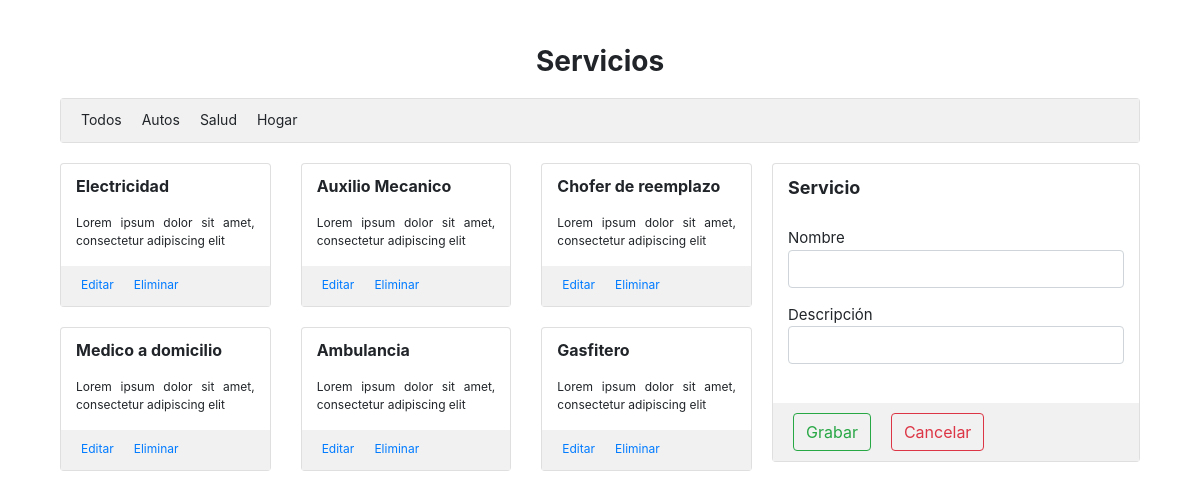
The page / on the database its author committed.
### tables this page shows
CREATE TABLE `types` (
  `id` int(11) NOT NULL,
  `code` varchar(50) NOT NULL,
  `name` char(255) NOT NULL,
  `created_by` int(11) NOT NULL,
  `created_at` timestamp NULL DEFAULT NULL,
  `updated_by` int(11) DEFAULT NULL,
  `updated_at` timestamp NULL DEFAULT NULL,
  `status` int(1) DEFAULT NULL
);

CREATE TABLE `services` (
  `id` int(11) NOT NULL,
  `code` varchar(50) NOT NULL,
  `name` char(255) NOT NULL,
  `description` text,
  `type_id` int(11) NOT NULL,
  `created_by` int(11) NOT NULL,
  `created_at` timestamp NULL DEFAULT NULL,
  `updated_by` int(11) DEFAULT NULL,
  `updated_at` timestamp NULL DEFAULT NULL,
  `status` int(1) DEFAULT NULL
);

### application/controllers/Services.php (called while the page is built, shortened)
<?php
class Services extends CI_Controller {
	public function __construct()
	{
		$this->load->model('Services_model');
	}
	public function index($tag = 0)
	{
		$data['allservices'] = $this->Services_model->get_services($tag);
		$data['alltag'] = $this->Services_model->get_types();
		$data['tag'] = $tag;
		$this->load->view('view_services',$data);
	}
}

### index.php (called while the page is built, shortened)
<?php
require_once BASEPATH.'core/CodeIgniter.php';

### application/models/Services_model.php (called while the page is built, shortened)
<?php if ( ! defined('BASEPATH')) exit('No direct script access allowed');
class Services_model extends CI_Model {
	public function get_services($tag)
	{
	    $this->db->select('*');
	    $query = $this->db->get('services');
	    return $query->result();
	}
	public function get_types()
	{
	    $this->db->select('*');
	    $query = $this->db->get('types');
	    return $query->result();
	}
}

### application/views/view_services.php (the view, shortened to what this page needs)
?><!DOCTYPE html>
<html lang="en">
<head>
	<link rel="stylesheet" href="<?php echo base_url() ?>assets/css/bootstrap.css">
</head>
<body>
	<main role="main">
	    <div class="container">
	    	<div class="col-lg-12 col-md-12 col-sm-12">
	        	<div class="row">
	            	<div class="col-lg-12 col-md-12 col-sm-12" style="margin-top: 40px">
						<center><a style="font-size: 28px;"><p><strong>Servicios</strong></p></a></center>
						<div class="card" style="margin-bottom: 20px;">
							<div class="column" style="background-color:#f1f1f1;">
								<table>
									<tr>
											<td>
												<a style="font-size: 14px;" onclick="setTag(0)" id="tag_0"><p class="tag">Todos</p></a>
											</td>
										<?php foreach ($alltag as $row) : ?>
											<td>
												<a style="font-size: 14px;" onclick="setTag(<?php echo $row->id; ?>)" id="tag_<?php echo $row->id; ?>"><p class="tag"><?php echo $row->name; ?></p></a>
											</td>
										<?php endforeach; ?>
									</tr>
								</table>
							</div>
						</div>
						<table class="rigth">
							<tr>
								<td width="65%" style="padding-left: 0px;">
									<div id="product_cards">
										<div class="row">
											<?php foreach ($allservices as $row) : ?>
												<div class="col-lg-4 col-md-12 col-sm-12" id="service-card">
													<div class="card" style="margin-bottom: 20px;">
														<div class="card-service">
															<a style="font-size: 16px;"><p><strong><?php echo $row->name; ?></strong></p></a>
														</div>
														<div class="card-descript">
															<a style="font-size: 12px;"><p><?php echo $row->description; ?></p></a>
														</div>
														<div class="column" style="background-color:#f1f1f1;">
															<table>
																<tr>
																	<td>
																		<a style="font-size: 12px;" href="#" onclick="sEdit(<?php echo $row->id; ?>)"><p class="card-title">Editar</p></a>
																	</td>
																	<td>
																		<a style="font-size: 12px;" href="#" onclick="sDelete(<?php echo $row->id; ?>)"><p class="card-title">Eliminar</p></a>
																	</td>
																</tr>
															</table>
														</div>
													</div>
												</div>
											<?php endforeach; ?>
											</div>
										</div>
									</div>
								<td width="35%" style="padding-right: 0px;">
									<div class="card" style="margin-bottom: 20px;">
										<div class="card-service">
											<a style="font-size: 18px;"><p><strong>Servicio</strong></p></a>
										</div>
										<div class="card-service">
												<div class="form-group">
													Nombre
													<input type="text" name="name" id="name" class="form-control">
												</div>
												<div class="form-group">
													Descripción
													<input type="text" name="descript" id="descript" class="form-control">
												</div>
										</div>
										<br>
										<div class="column-btn" style="background-color:#f1f1f1;">
											<table>
												<tr>
													<td>
														<button type="button" id="save" class="btn btn-outline-success">Grabar</button>
													</td>
													<td>
														<button type="button" id="cancel" class="btn btn-outline-danger">Cancelar</button>
													</td>
												</tr>
											</table>
										</div>
									</div>
								</td>
					</div>
				</div>
				<br>
				<br>
			</div>
	</main>
</body>
</html>

### application/views/view_services.php (style rules this page uses)
.column { width: 100%; padding-left: 10px; padding-top: 10px; margin-bottom: 0px; }
.column-btn { width: 100%; padding-left: 10px; padding-top: 10px; padding-bottom: 10px; margin-bottom: 0px; }
.card-service { padding-left: 15px; padding-top: 10px; padding-right: 15px; }
.card-descript { padding-left: 15px; padding-right: 15px; }
td { font-size: 15px; padding: 0 10px; text-align: justify; vertical-align: top; }
.tag { margin-bottom: 0.75rem; }
.rigth { float:right; width:100%; }

### rows shown on the page
types: name "Autos"
types: name "Salud"
types: name "Hogar"
services: name "Electricidad", description "Lorem ipsum dolor sit amet, consectetur adipiscing elit"
services: name "Auxilio Mecanico", description "Lorem ipsum dolor sit amet, consectetur adipiscing elit"
services: name "Chofer de reemplazo", description "Lorem ipsum dolor sit amet, consectetur adipiscing elit"
services: name "Medico a domicilio", description "Lorem ipsum dolor sit amet, consectetur adipiscing elit"
services: name "Ambulancia", description "Lorem ipsum dolor sit amet, consectetur adipiscing elit"
services: name "Gasfitero", description "Lorem ipsum dolor sit amet, consectetur adipiscing elit"
